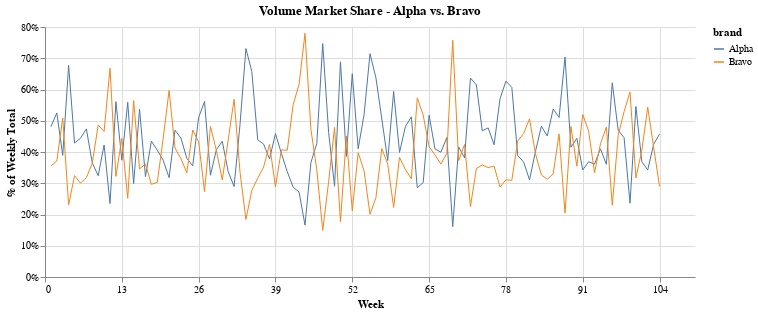

This figure's notebook cell:
### Code cell
with pl.StringCache():
    pct_volume_plot = (
        weekly_vol_summary('All', grocery_lf)
        .group_by('week')
        .agg(
            pl.col('Weekly Volume').sum().alias('Total Weekly Volume')
        )
        .join(
            other=weekly_vol_summary(['Alpha', 'Bravo'], grocery_lf),
            on='week',
        )
        .filter(
            (pl.col('brand').is_in(['Alpha', 'Bravo']))
        )
        .with_columns(
            # compute brand wise % of total volume sale
            (pl.col('Weekly Volume') / pl.col('Total Weekly Volume')).alias('pct_volume')
        )
    ).collect()

weekly_plot(dataframe=pct_volume_plot, 
            y='pct_volume', 
            color='brand', 
            title="Volume Market Share - Alpha vs. Bravo", 
            y_axis_label="% of Weekly Total", 
            pct=True, 
            legend=True)

### Figure 1 — Vega-Lite specification as saved in the notebook (floating-point values rounded to 4 significant figures; data arrays with more than 128 entries replaced by an {"elided": "..."} marker saying what was removed)
{"$schema": "https://vega.github.io/schema/vega-lite/v5.20.1.json", "config": {"axisY": {}, "view": {"continuousHeight": 300, "continuousWidth": 300, "stroke": null}}, "data": {"name": "data-049936cf326497ac3ae309a86a8f498f"}, "datasets": {"data-049936cf326497ac3ae309a86a8f498f": {"elided": "208 records"}}, "encoding": {"color": {"field": "brand", "legend": {"title": "brand"}, "type": "nominal"}, "x": {"axis": {"labelExpr": "datum.value", "title": "Week", "values": [0, 13, 26, 39, 52, 65, 78, 91, 104]}, "field": "week", "type": "quantitative"}, "y": {"axis": {"format": ",.0%"}, "field": "pct_volume", "title": "% of Weekly Total", "type": "quantitative"}}, "height": 250, "mark": {"strokeWidth": 1, "type": "line"}, "title": "Volume Market Share - Alpha vs. Bravo", "width": 650}
